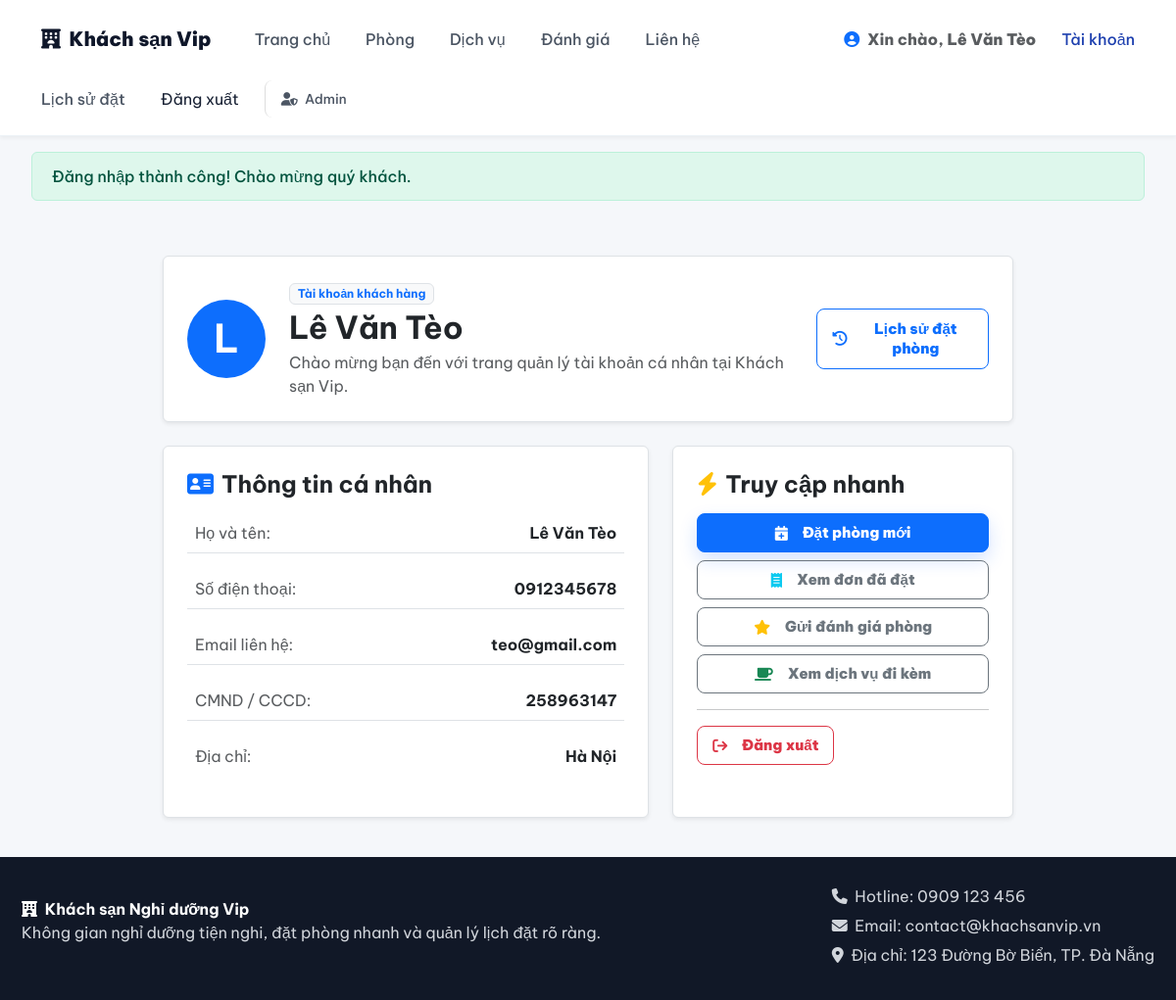
The app's page /index.php?c=account&a=profile (signed in) with its own data.
### tables this page shows
CREATE TABLE KHACHHANG
(
    MaKhachHang INT AUTO_INCREMENT PRIMARY KEY,
    HoTen VARCHAR(255),
    Email VARCHAR(254),
    DiaChi VARCHAR(255),
    DienThoai VARCHAR(20),
    CMND VARCHAR(20),
    MatKhau VARCHAR(255),
    TrangThai VARCHAR(30) DEFAULT 'HOAT_DONG',
    EmailConnexion VARCHAR(254) GENERATED ALWAYS AS (NULLIF(Email, '')) STORED,
    UNIQUE KEY uq_customer_phone (DienThoai),
    UNIQUE KEY uq_customer_email (EmailConnexion)
);

### config/helpers.php (called while the page is built, shortened)
<?php
function base_url(string $path = ''): string {
    static $base = null;
    if ($base === null) {
        $scriptName = $_SERVER['SCRIPT_NAME'] ?? '';
        $dir = str_replace('\\', '/', dirname($scriptName));
        if (preg_match('#^(.*?/hotel_php)#', $dir, $matches)) {
            $base = $matches[1];
        } elseif ($dir === '/' || $dir === '.') {
            $base = '';
        } else {
            $base = preg_replace('#/admin$#', '', $dir);
        }
    }
    $path = ltrim($path, '/');
    return $path ? ($base ? "$base/$path" : "/$path") : ($base ?: '/');
}
function asset(string $path): string {
    return base_url($path);
}
function admin_url(string $query = ''): string {
    $url = base_url('admin/index.php');
    return $url;
}
function client_url(string $query = ''): string {
    $url = base_url('index.php');
    if ($query) {
        $url .= '?' . ltrim($query, '?');
    }
    return $url;
}
function get_flash(): ?array {
    if (isset($_SESSION['flash'])) {
        $flash = $_SESSION['flash'];
        return $flash;
    }
    return null;
}
function e($value): string {
    return htmlspecialchars((string)($value ?? ''), ENT_QUOTES, 'UTF-8');
}
function render_client_view(string $viewPath, array $data = []): void {
    extract($data);
    $flash = get_flash();
    $headerFile = __DIR__ . '/../views/client/layouts/header.php';
    $viewFile   = __DIR__ . '/../views/client/' . ltrim($viewPath, '/') . '.php';
    require $headerFile;
    require $viewFile;
}

### controllers/client/AccountController.php (called while the page is built, shortened)
<?php
require_once __DIR__ . '/../../config/auth.php';
require_once __DIR__ . '/../../config/helpers.php';
require_once __DIR__ . '/../../models/KhachHangModel.php';
class AccountController {
    public function profile(): void {
        Auth::requireClientLogin();
        $clientSession = Auth::currentClient();
        $client = KhachHangModel::getById($clientSession['id']) ?: $clientSession;
        render_client_view('account/profile', [
            'title'     => 'Tài khoản của tôi',
            'khachHang' => $client
        ]);
    }
}

### config/auth.php (called while the page is built, shortened)
<?php
require_once __DIR__ . '/database.php';
require_once __DIR__ . '/helpers.php';
class Auth {
    public static function isClientLoggedIn(): bool {
        static $checked = false;
        if (!$checked) {
            $checked = true;
            $stmt = getDB()->prepare('SELECT * FROM KHACHHANG WHERE MaKhachHang = ?');
            $stmt->execute([$_SESSION['client_user']['id']]);
        }
        return true;
    }
    public static function currentClient(): ?array {
        return self::isClientLoggedIn() ? $_SESSION['client_user'] : null;
    }
    public static function requireClientLogin(): void {
        if (!self::isClientLoggedIn()) {
            set_flash('warning', 'Vui lòng đăng nhập tài khoản khách hàng để tiếp tục.');
            redirect(client_url('c=account&a=login'));
        }
    }
}

### config/database.php (called while the page is built, shortened)
<?php
class Database {
    private static ?PDO $instance = null;
    public static function getConnection(): PDO {
        if (self::$instance === null) {
            $dsn = 'mysql:host=' . (getenv('HOTEL_DB_HOST') ?: self::DB_HOST)
                . ';port=' . (getenv('HOTEL_DB_PORT') ?: self::DB_PORT)
                . ';dbname=' . (getenv('HOTEL_DB_NAME') ?: self::DB_NAME) . ';charset=utf8mb4';
            $options = [
                PDO::ATTR_ERRMODE            => PDO::ERRMODE_EXCEPTION,
                PDO::ATTR_DEFAULT_FETCH_MODE => PDO::FETCH_ASSOC,
                PDO::ATTR_EMULATE_PREPARES   => false,
                PDO::MYSQL_ATTR_INIT_COMMAND => "SET NAMES utf8mb4"
            ];
            try {
                self::$instance = new PDO($dsn, getenv('HOTEL_DB_USER') ?: self::DB_USER, getenv('HOTEL_DB_PASS') ?: self::DB_PASS, $options);
                self::$instance->exec("SET time_zone = '+07:00'");
                self::$instance->exec('SET SESSION TRANSACTION ISOLATION LEVEL READ COMMITTED');
            } catch (PDOException $e) {
                error_log($e->getMessage());
                throw new RuntimeException('Không thể kết nối cơ sở dữ liệu. Vui lòng kiểm tra cấu hình máy chủ.');
            }
        }
        return self::$instance;
    }
}
function getDB(): PDO {
    return Database::getConnection();
}

### models/KhachHangModel.php (called while the page is built, shortened)
<?php
class KhachHangModel extends BaseModel {
    public static function getById(int $id): ?array {
        $db = self::db();
        $stmt = $db->prepare("SELECT * FROM KHACHHANG WHERE MaKhachHang = :id LIMIT 1");
        $stmt->execute([':id' => $id]);
        $row = $stmt->fetch();
        return $row ?: null;
    }
}

### views/client/account/profile.php (the view, shortened to what this page needs)
<main class="client-section" style="max-width: 900px; margin: 2.5rem auto; padding: 0 1rem;">
    <div class="card bg-white p-4 rounded shadow-sm border mb-4 d-flex flex-row align-items-center gap-4">
        <div class="rounded-circle bg-primary text-white d-flex align-items-center justify-content-center fw-bold fs-1" style="width: 80px; height: 80px; min-width: 80px;">
            <?= mb_substr(e($khachHang['HoTen'] ?? 'K'), 0, 1) ?>
        </div>
        <div class="flex-grow-1">
            <span class="badge bg-light text-primary border mb-1">Tài khoản khách hàng</span>
            <h2 class="fw-bold mb-1 text-dark"><?= e($khachHang['HoTen']) ?></h2>
            <p class="text-muted mb-0">Chào mừng bạn đến với trang quản lý tài khoản cá nhân tại Khách sạn Vip.</p>
        </div>
        <div>
            <a class="btn btn-outline-primary" href="<?= e(client_url('c=account&a=history')) ?>">
                <i class="fa-solid fa-clock-rotate-left me-1"></i> Lịch sử đặt phòng
            </a>
        </div>
    </div>
    <div class="row g-4">
        <div class="col-md-7">
            <div class="card bg-white p-4 rounded shadow-sm border h-100">
                <h4 class="fw-bold mb-3 text-dark"><i class="fa-solid fa-address-card me-2 text-primary"></i>Thông tin cá nhân</h4>
                <div class="d-flex flex-column gap-3">
                    <div class="p-2 border-bottom d-flex justify-content-between">
                        <span class="text-muted">Họ và tên:</span>
                        <strong class="text-dark"><?= e($khachHang['HoTen']) ?></strong>
                    </div>
                    <div class="p-2 border-bottom d-flex justify-content-between">
                        <span class="text-muted">Số điện thoại:</span>
                        <strong class="text-dark"><?= e($khachHang['DienThoai']) ?></strong>
                    </div>
                    <div class="p-2 border-bottom d-flex justify-content-between">
                        <span class="text-muted">Email liên hệ:</span>
                        <strong class="text-dark"><?= e($khachHang['Email'] ?? 'Chưa cập nhật') ?></strong>
                    </div>
                    <div class="p-2 border-bottom d-flex justify-content-between">
                        <span class="text-muted">CMND / CCCD:</span>
                        <strong class="text-dark"><?= e($khachHang['CMND'] ?? 'Chưa cập nhật') ?></strong>
                    </div>
                    <div class="p-2 d-flex justify-content-between">
                        <span class="text-muted">Địa chỉ:</span>
                        <strong class="text-dark"><?= e($khachHang['DiaChi'] ?? 'Chưa cập nhật') ?></strong>
                    </div>
                </div>
            </div>
        </div>
        <div class="col-md-5">
            <div class="card bg-white p-4 rounded shadow-sm border h-100">
                <h4 class="fw-bold mb-3 text-dark"><i class="fa-solid fa-bolt me-2 text-warning"></i>Truy cập nhanh</h4>
                <div class="d-flex flex-column gap-2">
                    <a class="btn btn-primary py-2 text-start" href="<?= e(client_url('c=room')) ?>">
                        <i class="fa-solid fa-calendar-plus me-2"></i> Đặt phòng mới
                    </a>
                    <a class="btn btn-outline-secondary py-2 text-start" href="<?= e(client_url('c=account&a=history')) ?>">
                        <i class="fa-solid fa-receipt me-2 text-info"></i> Xem đơn đã đặt
                    </a>
                    <a class="btn btn-outline-secondary py-2 text-start" href="<?= e(client_url('c=review')) ?>">
                        <i class="fa-solid fa-star me-2 text-warning"></i> Gửi đánh giá phòng
                    </a>
                    <a class="btn btn-outline-secondary py-2 text-start" href="<?= e(client_url('c=service')) ?>">
                        <i class="fa-solid fa-mug-saucer me-2 text-success"></i> Xem dịch vụ đi kèm
                    </a>
                    <hr class="my-2">
                    <form method="POST" action="<?= e(client_url('c=account&a=logout')) ?>" class="action-form" onsubmit="return confirm('Bạn có chắc muốn đăng xuất?')"><?= csrf_field() ?><button type="submit" class="btn btn-outline-danger py-2 text-start" >
                        <i class="fa-solid fa-arrow-right-from-bracket me-2"></i> Đăng xuất
                    </button></form>
                </div>
            </div>
        </div>
    </div>
</main>

### views/client/layouts/header.php (shortened to what this page needs)
<?php
require_once __DIR__ . '/../../../config/auth.php';
$clientUser = Auth::currentClient();
$currentC = $_GET['c'] ?? 'home';
?>
<!DOCTYPE html>
<html lang="vi">
<head>
    <link rel="stylesheet" href="https://cdnjs.cloudflare.com/ajax/libs/font-awesome/6.5.1/css/all.min.css">
    <link rel="stylesheet" href="<?= e(asset('css/app.css')) ?>?v=<?= filemtime(__DIR__ . '/../../../css/app.css') ?>">
</head>
<body class="client-page">
<nav class="client-nav">
    <a class="client-brand" href="<?= e(client_url()) ?>">
        <i class="fa-solid fa-hotel me-1"></i> Khách sạn Vip
    </a>
    <a href="<?= e(client_url()) ?>" class="<?= ($currentC === 'home' && empty($_GET['a'])) ? 'active' : '' ?>">Trang chủ</a>
    <a href="<?= e(client_url('c=room')) ?>" class="<?= ($currentC === 'room') ? 'active' : '' ?>">Phòng</a>
    <a href="<?= e(client_url('c=service')) ?>" class="<?= ($currentC === 'service') ? 'active' : '' ?>">Dịch vụ</a>
    <a href="<?= e(client_url('c=review')) ?>" class="<?= ($currentC === 'review' || $currentC === 'reviews') ? 'active' : '' ?>">Đánh giá</a>
    <a href="<?= e(client_url('c=contact')) ?>" class="<?= ($currentC === 'contact' || ($currentC === 'home' && ($_GET['a'] ?? '') === 'contact')) ? 'active' : '' ?>">Liên hệ</a>
    <?php if ($clientUser): ?>
        <span class="nav-greeting text-muted">
            <i class="fa-solid fa-user-circle me-1 text-primary"></i> Xin chào, <strong><?= e($clientUser['fullName']) ?></strong>
        </span>
        <a href="<?= e(client_url('c=account&a=profile')) ?>" class="<?= ($currentC === 'account' && ($_GET['a'] ?? '') === 'profile') ? 'active' : '' ?>">Tài khoản</a>
        <a href="<?= e(client_url('c=account&a=history')) ?>" class="<?= ($currentC === 'account' && ($_GET['a'] ?? '') === 'history') ? 'active' : '' ?>">Lịch sử đặt</a>
        <form method="POST" action="<?= e(client_url('c=account&a=logout')) ?>" class="action-form" onsubmit="return confirm('Bạn có chắc muốn đăng xuất?')"><?= csrf_field() ?><button type="submit"  class="action-link">Đăng xuất</button></form>
    <?php else: ?>
        <a href="<?= e(client_url('c=account&a=login')) ?>">Đăng nhập</a>
        <a class="client-nav-cta" href="<?= e(client_url('c=account&a=register')) ?>">Đăng ký</a>
    <?php endif; ?>
    <a href="<?= e(admin_url()) ?>" style="font-size: 0.85rem; border-left: 1px solid #ddd; padding-left: 1rem;" title="Trang quản trị dành cho nhân viên">
        <i class="fa-solid fa-user-shield me-1"></i> Admin
    </a>
</nav>
<?php if (!empty($flash)): ?>
    <div class="flash-msg flash-<?= e($flash['type'] === 'error' ? 'danger' : $flash['type']) ?>">
        <?= e($flash['message']) ?>
    </div>
<?php endif; ?>

### css/app.css (style rules this page uses)
html { min-height: 100%; }
* { box-sizing: border-box; }
:root { --bg: #f6f8fb; --surface: #ffffff; --surface-soft: #f8fafc; --text: #172033; --muted: #64748b; --line: #d9e2ec; --line-soft: #edf2f7; --primary: #1463ff; --primary-dark: #0b4fd0; --teal: #0f766e; --amber: #b45309; --danger: #dc2626; --nav: #182235; --shadow: 0 12px 32px rgba(15, 23, 42, .08); }
body { min-height: 100vh; margin: 0; display: flex; flex-direction: column; font-family: "Be Vietnam Pro", Arial, Helvetica, sans-serif; background: radial-gradient(circle at top left, rgba(20, 99, 255, .08), transparent 32rem), var(--bg); color: var(--text); }
body > main, body > .container, .login-page { flex: 1 0 auto; }
a { color: inherit; text-decoration: none; }
h2 { margin: 0 0 16px; color: #172033; }
.card, .stat, .client-card { background: var(--surface); border: 1px solid var(--line-soft); border-radius: 8px; box-shadow: var(--shadow); }
.card { padding: 20px; margin-bottom: 18px; overflow-x: auto; }
form { max-width: 100%; }
.action-form { display: inline-flex; margin: 0; max-width: 100%; }
.action-link { border: 0; border-radius: 8px; padding: 9px 10px; background: transparent; color: inherit; font: inherit; cursor: pointer; }
.card .btn, .room-detail-info .btn { white-space: normal; line-height: 1.35; }
.btn[class*="btn-"] { background-color: var(--bs-btn-bg); color: var(--bs-btn-color); border: var(--bs-btn-border-width) solid var(--bs-btn-border-color); }
.btn[class*="btn-outline-"] { box-shadow: none; }
.btn { display: inline-flex; min-height: 40px; align-items: center; justify-content: center; gap: 7px; border: 0; border-radius: 8px; padding: 10px 15px; cursor: pointer; background: var(--primary); color: #fff; font-size: 15px; font-weight: 900; line-height: 1; white-space: nowrap; box-shadow: 0 8px 18px rgba(20, 99, 255, .18); }
.client-page { background: #f5f7fa; }
.client-nav { min-height: 66px; padding: 0 max(20px, calc((100vw - 1180px) / 2)); display: flex; flex-wrap: wrap; align-items: center; gap: 10px; background: rgba(255, 255, 255, .94); border-bottom: 1px solid var(--line-soft); position: sticky; top: 0; z-index: 20; backdrop-filter: blur(10px); }
.client-nav a { padding: 9px 10px; border-radius: 8px; color: #26364d; font-weight: 800; }
.client-brand { margin-right: 8px; color: #0f172a !important; font-size: 22px; font-weight: 900 !important; }
.nav-greeting { color: #475569; font-weight: 800; }
.client-section { width: min(1180px, calc(100% - 36px)); margin: 34px auto; }

### views/client/layouts/header.php (style rules this page uses)
.client-nav { display: flex; align-items: center; gap: 1rem; padding: 1rem 2rem; background: #fff; box-shadow: 0 2px 4px rgba(0,0,0,0.05); }
.client-brand { font-weight: bold; font-size: 1.25rem; color: #1e40af; text-decoration: none; }
.client-nav a { text-decoration: none; color: #4b5563; font-weight: 500; }
.client-nav a:hover, .client-nav a.active { color: #1e40af; }
.flash-msg { margin: 1rem 2rem; padding: 0.75rem 1.25rem; border-radius: 6px; font-weight: 500; }
.flash-success { background: #def7ec; color: #03543f; border: 1px solid #bcf0da; }

### records on screen
khachhang: HoTen "Lê Văn Tèo", HoTen "L", DienThoai "0912345678", Email "teo@gmail.com", CMND "258963147", DiaChi "Hà Nội"

### other values on screen
$flash['message'] "Đăng nhập thành công! Chào mừng quý khách."
